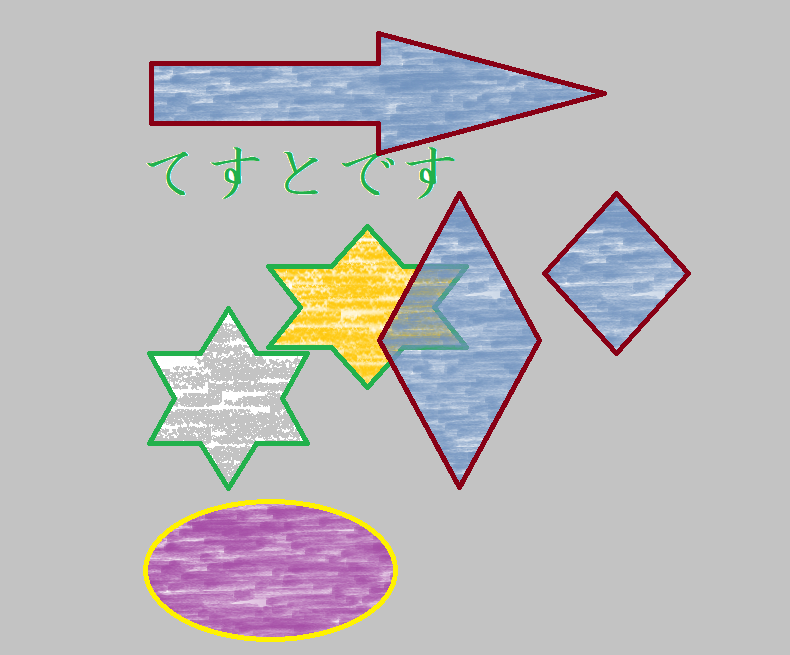
#> input picture s_test/old_files/opencv_test/test.png, 790 x 655 px
$ python test1.py
#> lines starting #> are read from the running program, lines starting #| are printed output that depends on the picture
import numpy as np
import cv2

img = cv2.imread('./test.png', 0)
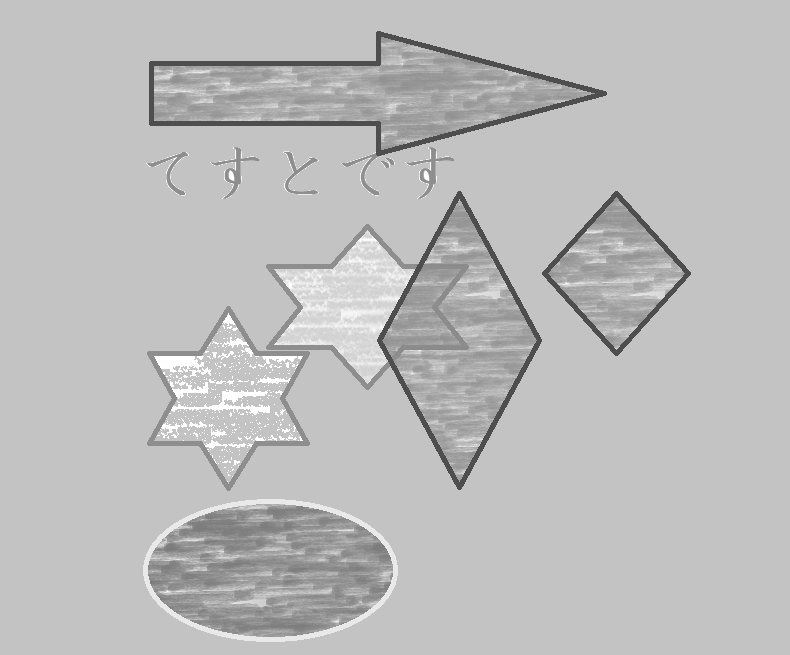
#> img: shape (655, 790); min 78, max 255, mean 188.2

cv2.imshow('image', img)
cv2.waitKey(4000)
cv2.destroyAllWindows()
